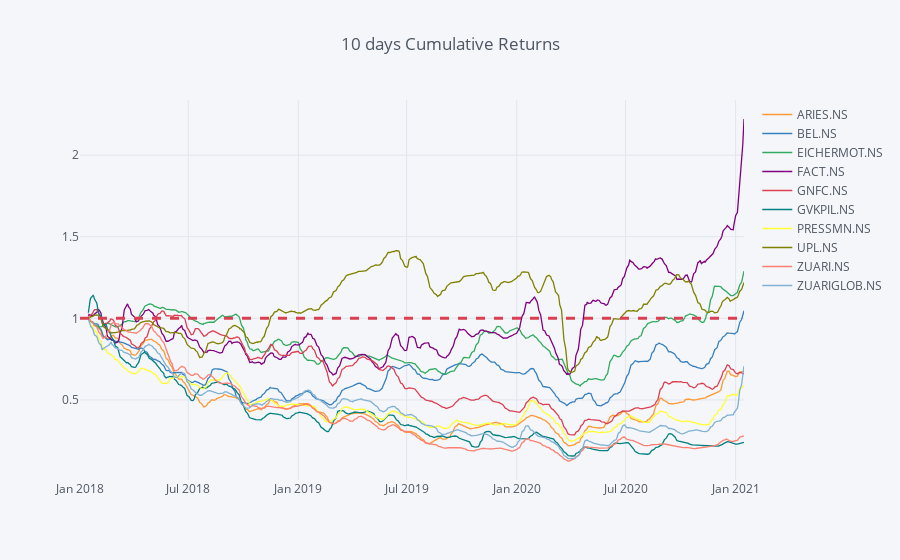

The code cell stored with this chart in its notebook:
### Code cell
cummulative_returns.iplot(title = "10 days Cumulative Returns",
                         hline = dict(y = 1, width = 3, dash = 'dash'))

### Figure 1 — Plotly figure (JSON) as saved in the notebook; plotly's stock layout.template omitted (floating-point values rounded to 4 significant figures; data arrays with more than 128 entries replaced by an {"elided": "..."} marker saying what was removed)
{"data": [{"line": {"color": "rgba(255, 153, 51, 1.0)", "dash": "solid", "shape": "linear", "width": 1.3}, "mode": "lines", "name": "ARIES.NS", "text": "", "type": "scatter", "x": {"elided": "749 str values"}, "y": {"elided": "749 mixed values"}}, {"line": {"color": "rgba(55, 128, 191, 1.0)", "dash": "solid", "shape": "linear", "width": 1.3}, "mode": "lines", "name": "BEL.NS", "text": "", "type": "scatter", "x": {"elided": "749 str values"}, "y": {"elided": "749 mixed values"}}, {"line": {"color": "rgba(50, 171, 96, 1.0)", "dash": "solid", "shape": "linear", "width": 1.3}, "mode": "lines", "name": "EICHERMOT.NS", "text": "", "type": "scatter", "x": {"elided": "749 str values"}, "y": {"elided": "749 mixed values"}}, {"line": {"color": "rgba(128, 0, 128, 1.0)", "dash": "solid", "shape": "linear", "width": 1.3}, "mode": "lines", "name": "FACT.NS", "text": "", "type": "scatter", "x": {"elided": "749 str values"}, "y": {"elided": "749 mixed values"}}, {"line": {"color": "rgba(219, 64, 82, 1.0)", "dash": "solid", "shape": "linear", "width": 1.3}, "mode": "lines", "name": "GNFC.NS", "text": "", "type": "scatter", "x": {"elided": "749 str values"}, "y": {"elided": "749 mixed values"}}, {"line": {"color": "rgba(0, 128, 128, 1.0)", "dash": "solid", "shape": "linear", "width": 1.3}, "mode": "lines", "name": "GVKPIL.NS", "text": "", "type": "scatter", "x": {"elided": "749 str values"}, "y": {"elided": "749 mixed values"}}, {"line": {"color": "rgba(255, 255, 51, 1.0)", "dash": "solid", "shape": "linear", "width": 1.3}, "mode": "lines", "name": "PRESSMN.NS", "text": "", "type": "scatter", "x": {"elided": "749 str values"}, "y": {"elided": "749 mixed values"}}, {"line": {"color": "rgba(128, 128, 0, 1.0)", "dash": "solid", "shape": "linear", "width": 1.3}, "mode": "lines", "name": "UPL.NS", "text": "", "type": "scatter", "x": {"elided": "749 str values"}, "y": {"elided": "749 mixed values"}}, {"line": {"color": "rgba(251, 128, 114, 1.0)", "dash": "solid", "shape": "linear", "width": 1.3}, "mode": "lines", "name": "ZUARI.NS", "text": "", "type": "scatter", "x": {"elided": "749 str values"}, "y": {"elided": "749 mixed values"}}, {"line": {"color": "rgba(128, 177, 211, 1.0)", "dash": "solid", "shape": "linear", "width": 1.3}, "mode": "lines", "name": "ZUARIGLOB.NS", "text": "", "type": "scatter", "x": {"elided": "749 str values"}, "y": {"elided": "749 mixed values"}}], "layout": {"legend": {"bgcolor": "#F5F6F9", "font": {"color": "#4D5663"}}, "paper_bgcolor": "#F5F6F9", "plot_bgcolor": "#F5F6F9", "shapes": [{"line": {"color": "#db4052", "dash": "dash", "width": 3}, "type": "line", "x0": 0, "x1": 1, "xref": "paper", "y0": 1, "y1": 1, "yref": "y"}], "title": "10 days Cumulative Returns", "titlefont": {"color": "#4D5663"}, "xaxis": {"gridcolor": "#E1E5ED", "showgrid": true, "tickfont": {"color": "#4D5663"}, "title": "", "titlefont": {"color": "#4D5663"}, "zerolinecolor": "#E1E5ED"}, "yaxis": {"gridcolor": "#E1E5ED", "showgrid": true, "tickfont": {"color": "#4D5663"}, "title": "", "titlefont": {"color": "#4D5663"}, "zerolinecolor": "#E1E5ED"}}}
